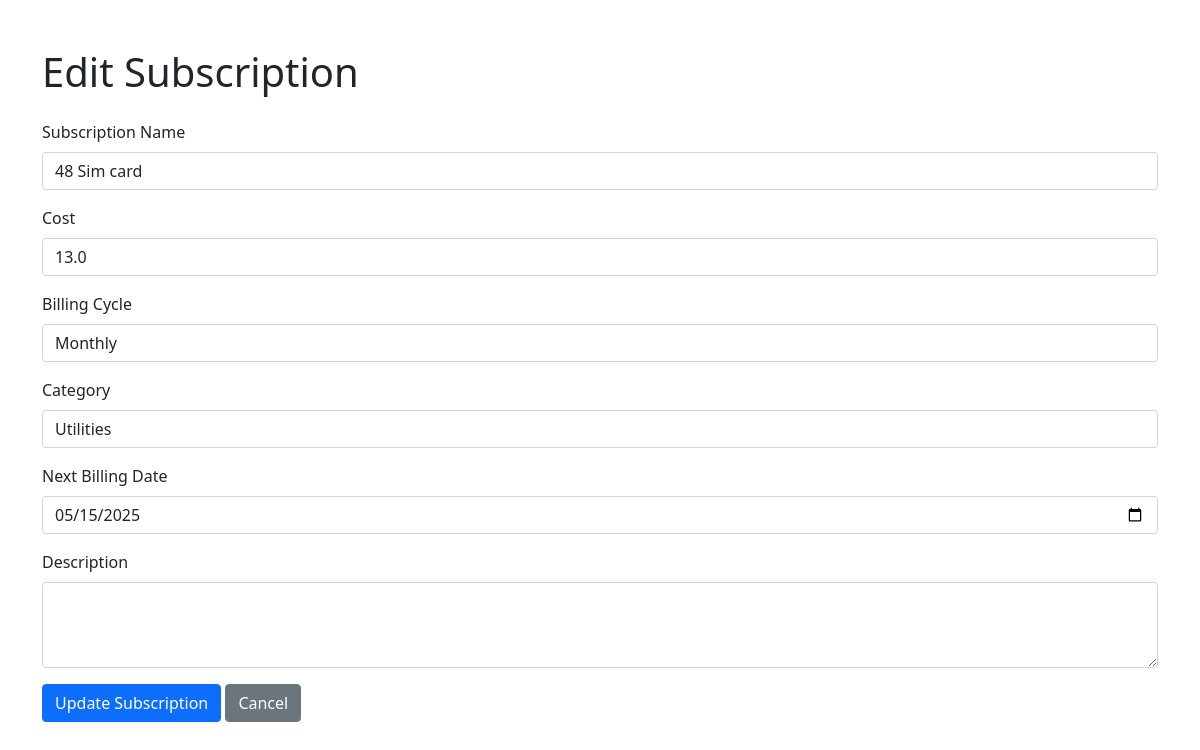
Screenshot of /edit/5 with the database file from the repository.
### app.py (models this page shows)
class Subscription(db.Model):
    id = db.Column(db.Integer, primary_key=True)
    name = db.Column(db.String(100), nullable=False)
    cost = db.Column(db.Float, nullable=False)
    billing_cycle = db.Column(db.String(20), nullable=False)  # 'monthly' or 'yearly'
    next_billing_date = db.Column(db.Date, nullable=False)
    category = db.Column(db.String(50), nullable=False, default='Other')
    description = db.Column(db.String(200))

### app.py (the view, shortened to what this page needs)
@app.route('/edit/<int:id>', methods=['GET', 'POST'])
def edit_subscription(id):
    subscription = Subscription.query.get_or_404(id)
    categories = ['Entertainment', 'Software', 'Utilities', 'Shopping', 'Health', 'Other']
    return render_template('edit.html', subscription=subscription, categories=categories)

### templates/edit.html (shortened to what this page needs)
<!DOCTYPE html>
<html lang="en">
<head>
    <link href="https://cdn.jsdelivr.net/npm/bootstrap@5.1.3/dist/css/bootstrap.min.css" rel="stylesheet">
</head>
<body>
    <div class="container mt-5">
        <h1>Edit Subscription</h1>
        <form method="POST" class="mt-4">
            <div class="mb-3">
                <label for="name" class="form-label">Subscription Name</label>
                <input type="text" class="form-control" id="name" name="name" value="{{ subscription.name }}" required>
            </div>
            <div class="mb-3">
                <label for="cost" class="form-label">Cost</label>
                <input type="number" step="0.01" class="form-control" id="cost" name="cost" value="{{ subscription.cost }}" required>
            </div>
            <div class="mb-3">
                <label for="billing_cycle" class="form-label">Billing Cycle</label>
                <select class="form-control" id="billing_cycle" name="billing_cycle" required>
                    <option value="monthly" {% if subscription.billing_cycle == 'monthly' %}selected{% endif %}>Monthly</option>
                </select>
            </div>
            <div class="mb-3">
                <label for="category" class="form-label">Category</label>
                <select class="form-control" id="category" name="category" required>
                    {% for category in categories %}
                    <option value="{{ category }}" {% if subscription.category == category %}selected{% endif %}>{{ category }}</option>
                    {% endfor %}
                </select>
            </div>
            <div class="mb-3">
                <label for="next_billing_date" class="form-label">Next Billing Date</label>
                <input type="date" class="form-control" id="next_billing_date" name="next_billing_date"
                       value="{{ subscription.next_billing_date.strftime('%Y-%m-%d') }}" required>
            </div>
            <div class="mb-3">
                <label for="description" class="form-label">Description</label>
                <textarea class="form-control" id="description" name="description" rows="3">{{ subscription.description }}</textarea>
            </div>
            <button type="submit" class="btn btn-primary">Update Subscription</button>
            <a href="{{ url_for('index') }}" class="btn btn-secondary">Cancel</a>
        </form>
    </div>
</body>
</html>

### rows the page displays
Subscription: name "48 Sim card", cost "13.0", billing_cycle "Monthly", category "Utilities", next_billing_date "05/15/2025"
